Frame 1 (no input): blank canvas, image omitted
Frame 60 (the mouse pressed at the canvas centre just before this capture): blank canvas, image omitted
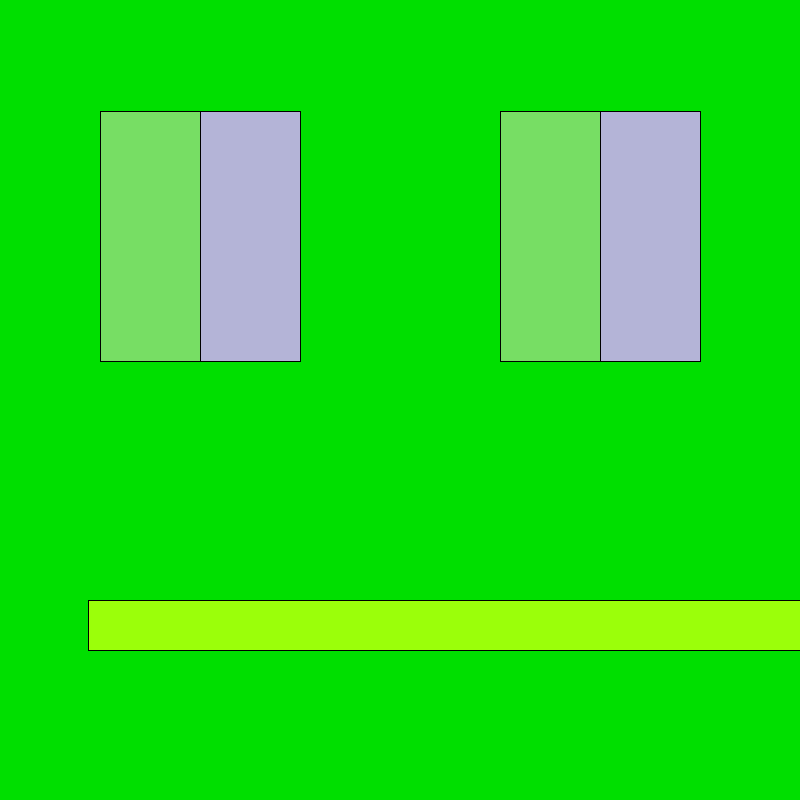
Frame 120 (the mouse held since frame 60 and released just before this capture)

The Processing sketch whose frames 1 and 60 were blank and that drew this single picture after the mouse press (run headless with seeded random() and noise(); from frame 60 on, the mouse is pressed at the canvas centre):

// Processing sketch: SS2__Two_face_
// ── SS2__Two_face_.pde
void setup() {
size(800,800);
}

int value = 190;
float value2;
float r=0;
float g=223;
float b=0;

void draw() {
 rect(100, 111, 100, 250);
value2= random(255);

    background (r, g, b);
    

  println("mouse was pressed", width, height);
  if( mousePressed == true)
  {
       background (r,g,b);
     fill(119, 222, 100);
    rect(100, 111, 100, 250);
    fill(180, 180, 215);
    rect(200, 111, 100, 250);
    fill(119, 222, 100);
    rect(500, 111, 100, 250);
    fill(180, 180, 215);
    rect(600, 111, 100, 250);
    fill(155, 255, 10);
    rect(88, 600, 800, 50);
    println("button pressed", width, height);
  } 
  else if (keyPressed == true){
    background(0,0,210);
    fill(119, 222, 100);
    rect(100, 111, 100, 250);
    fill(180, 180, 215);
    rect(200, 111, 100, 250);
    fill(119, 222, 100);
    rect(500, 111, 100, 250);
    fill(180, 180, 215);
    rect(600, 111, 100, 250);
    fill(255, 255, 255);
    triangle(270, 600, 382, 410, 494, 600);
  }
  
  else
  {
    background(value);
  }
    
  
}
